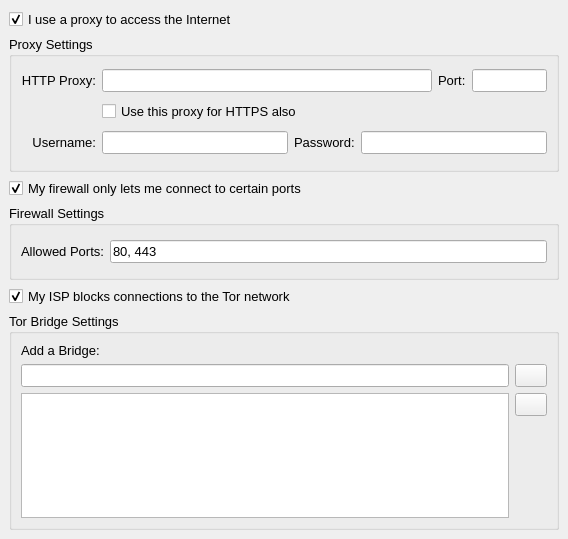
<ui version="4.0" >
 <class>NetworkPage</class>
 <widget class="QWidget" name="NetworkPage" >
  <property name="geometry" >
   <rect>
    <x>0</x>
    <y>0</y>
    <width>568</width>
    <height>539</height>
   </rect>
  </property>
  <property name="font" >
   <font>
    <pointsize>10</pointsize>
   </font>
  </property>
  <property name="contextMenuPolicy" >
   <enum>Qt::NoContextMenu</enum>
  </property>
  <layout class="QVBoxLayout" >
   <property name="margin" >
    <number>9</number>
   </property>
   <property name="spacing" >
    <number>6</number>
   </property>
   <item>
    <widget class="QCheckBox" name="chkUseProxy" >
     <property name="text" >
      <string>I use a proxy to access the Internet</string>
     </property>
     <property name="checked" >
      <bool>true</bool>
     </property>
    </widget>
   </item>
   <item>
    <widget class="QGroupBox" name="grpProxySettings" >
     <property name="sizePolicy" >
      <sizepolicy>
       <hsizetype>5</hsizetype>
       <vsizetype>1</vsizetype>
       <horstretch>0</horstretch>
       <verstretch>0</verstretch>
      </sizepolicy>
     </property>
     <property name="minimumSize" >
      <size>
       <width>0</width>
       <height>136</height>
      </size>
     </property>
     <property name="maximumSize" >
      <size>
       <width>16777215</width>
       <height>136</height>
      </size>
     </property>
     <property name="title" >
      <string>Proxy Settings</string>
     </property>
     <layout class="QGridLayout" >
      <property name="margin" >
       <number>9</number>
      </property>
      <property name="spacing" >
       <number>6</number>
      </property>
      <item row="0" column="0" >
       <widget class="QLabel" name="lblHttpProxyAddress" >
        <property name="text" >
         <string>HTTP Proxy:</string>
        </property>
        <property name="alignment" >
         <set>Qt::AlignRight|Qt::AlignTrailing|Qt::AlignVCenter</set>
        </property>
       </widget>
      </item>
      <item row="2" column="0" >
       <widget class="QLabel" name="lblHttpProxyUsername" >
        <property name="text" >
         <string>Username:</string>
        </property>
        <property name="alignment" >
         <set>Qt::AlignRight|Qt::AlignTrailing|Qt::AlignVCenter</set>
        </property>
       </widget>
      </item>
      <item row="1" column="1" colspan="3" >
       <widget class="QCheckBox" name="chkProxyUseHttps" >
        <property name="text" >
         <string>Use this proxy for HTTPS also</string>
        </property>
       </widget>
      </item>
      <item row="2" column="1" colspan="4" >
       <layout class="QHBoxLayout" >
        <property name="margin" >
         <number>0</number>
        </property>
        <property name="spacing" >
         <number>6</number>
        </property>
        <item>
         <widget class="QLineEdit" name="lineHttpProxyUsername" />
        </item>
        <item>
         <widget class="QLabel" name="lblHttpProxyPassword" >
          <property name="text" >
           <string>Password:</string>
          </property>
         </widget>
        </item>
        <item>
         <widget class="QLineEdit" name="lineHttpProxyPassword" >
          <property name="echoMode" >
           <enum>QLineEdit::Password</enum>
          </property>
         </widget>
        </item>
       </layout>
      </item>
      <item row="0" column="1" colspan="4" >
       <layout class="QHBoxLayout" >
        <property name="margin" >
         <number>0</number>
        </property>
        <property name="spacing" >
         <number>6</number>
        </property>
        <item>
         <widget class="QLineEdit" name="lineHttpProxyAddress" />
        </item>
        <item>
         <widget class="QLabel" name="lblHttpProxyPort" >
          <property name="text" >
           <string>Port:</string>
          </property>
         </widget>
        </item>
        <item>
         <widget class="QLineEdit" name="lineHttpProxyPort" >
          <property name="maximumSize" >
           <size>
            <width>75</width>
            <height>16777215</height>
           </size>
          </property>
          <property name="maxLength" >
           <number>5</number>
          </property>
         </widget>
        </item>
       </layout>
      </item>
      <item row="1" column="4" >
       <spacer>
        <property name="orientation" >
         <enum>Qt::Horizontal</enum>
        </property>
        <property name="sizeHint" >
         <size>
          <width>40</width>
          <height>20</height>
         </size>
        </property>
       </spacer>
      </item>
     </layout>
    </widget>
   </item>
   <item>
    <widget class="QCheckBox" name="chkFascistFirewall" >
     <property name="contextMenuPolicy" >
      <enum>Qt::NoContextMenu</enum>
     </property>
     <property name="toolTip" >
      <string>Check to run as a Tor network server</string>
     </property>
     <property name="text" >
      <string>My firewall only lets me connect to certain ports</string>
     </property>
     <property name="checked" >
      <bool>true</bool>
     </property>
    </widget>
   </item>
   <item>
    <widget class="QGroupBox" name="grpFirewallSettings" >
     <property name="sizePolicy" >
      <sizepolicy>
       <hsizetype>5</hsizetype>
       <vsizetype>1</vsizetype>
       <horstretch>0</horstretch>
       <verstretch>0</verstretch>
      </sizepolicy>
     </property>
     <property name="minimumSize" >
      <size>
       <width>0</width>
       <height>75</height>
      </size>
     </property>
     <property name="title" >
      <string>Firewall Settings</string>
     </property>
     <layout class="QHBoxLayout" >
      <property name="margin" >
       <number>9</number>
      </property>
      <property name="spacing" >
       <number>6</number>
      </property>
      <item>
       <widget class="QLabel" name="lblReachablePorts" >
        <property name="text" >
         <string>Allowed Ports:</string>
        </property>
       </widget>
      </item>
      <item>
       <widget class="QLineEdit" name="lineReachablePorts" >
        <property name="inputMask" >
         <string/>
        </property>
        <property name="text" >
         <string>80, 443</string>
        </property>
       </widget>
      </item>
     </layout>
    </widget>
   </item>
   <item>
    <widget class="QCheckBox" name="chkUseBridges" >
     <property name="text" >
      <string>My ISP blocks connections to the Tor network</string>
     </property>
     <property name="checked" >
      <bool>true</bool>
     </property>
    </widget>
   </item>
   <item>
    <widget class="QGroupBox" name="grpBridgeSettings" >
     <property name="sizePolicy" >
      <sizepolicy>
       <hsizetype>5</hsizetype>
       <vsizetype>5</vsizetype>
       <horstretch>0</horstretch>
       <verstretch>0</verstretch>
      </sizepolicy>
     </property>
     <property name="minimumSize" >
      <size>
       <width>0</width>
       <height>200</height>
      </size>
     </property>
     <property name="title" >
      <string>Tor Bridge Settings</string>
     </property>
     <layout class="QVBoxLayout" >
      <property name="margin" >
       <number>9</number>
      </property>
      <property name="spacing" >
       <number>6</number>
      </property>
      <item>
       <widget class="QLabel" name="lblAddBridge" >
        <property name="sizePolicy" >
         <sizepolicy>
          <hsizetype>7</hsizetype>
          <vsizetype>5</vsizetype>
          <horstretch>0</horstretch>
          <verstretch>0</verstretch>
         </sizepolicy>
        </property>
        <property name="text" >
         <string>Add a Bridge:</string>
        </property>
       </widget>
      </item>
      <item>
       <layout class="QHBoxLayout" >
        <property name="margin" >
         <number>0</number>
        </property>
        <property name="spacing" >
         <number>6</number>
        </property>
        <item>
         <layout class="QVBoxLayout" >
          <property name="margin" >
           <number>0</number>
          </property>
          <property name="spacing" >
           <number>6</number>
          </property>
          <item>
           <widget class="QLineEdit" name="lineBridge" />
          </item>
          <item>
           <widget class="QListWidget" name="listBridges" >
            <property name="selectionMode" >
             <enum>QAbstractItemView::ExtendedSelection</enum>
            </property>
           </widget>
          </item>
         </layout>
        </item>
        <item>
         <layout class="QVBoxLayout" >
          <property name="margin" >
           <number>0</number>
          </property>
          <property name="spacing" >
           <number>6</number>
          </property>
          <item>
           <widget class="QPushButton" name="btnAddBridge" >
            <property name="maximumSize" >
             <size>
              <width>32</width>
              <height>32</height>
             </size>
            </property>
            <property name="text" >
             <string/>
            </property>
            <property name="icon" >
             <iconset resource="../res/vidalia_common.qrc" >:/images/22x22/list-add.png</iconset>
            </property>
           </widget>
          </item>
          <item>
           <widget class="QPushButton" name="btnRemoveBridge" >
            <property name="maximumSize" >
             <size>
              <width>32</width>
              <height>32</height>
             </size>
            </property>
            <property name="text" >
             <string/>
            </property>
            <property name="icon" >
             <iconset resource="../res/vidalia_common.qrc" >:/images/22x22/list-remove.png</iconset>
            </property>
           </widget>
          </item>
          <item>
           <spacer>
            <property name="orientation" >
             <enum>Qt::Vertical</enum>
            </property>
            <property name="sizeHint" >
             <size>
              <width>20</width>
              <height>40</height>
             </size>
            </property>
           </spacer>
          </item>
         </layout>
        </item>
       </layout>
      </item>
     </layout>
    </widget>
   </item>
   <item>
    <spacer>
     <property name="orientation" >
      <enum>Qt::Vertical</enum>
     </property>
     <property name="sizeHint" >
      <size>
       <width>20</width>
       <height>40</height>
      </size>
     </property>
    </spacer>
   </item>
  </layout>
 </widget>
 <tabstops>
  <tabstop>chkFascistFirewall</tabstop>
 </tabstops>
 <resources>
  <include location="../res/vidalia_common.qrc" />
 </resources>
 <connections>
  <connection>
   <sender>chkFascistFirewall</sender>
   <signal>toggled(bool)</signal>
   <receiver>grpFirewallSettings</receiver>
   <slot>setVisible(bool)</slot>
   <hints>
    <hint type="sourcelabel" >
     <x>222</x>
     <y>21</y>
    </hint>
    <hint type="destinationlabel" >
     <x>222</x>
     <y>82</y>
    </hint>
   </hints>
  </connection>
  <connection>
   <sender>chkUseProxy</sender>
   <signal>toggled(bool)</signal>
   <receiver>grpProxySettings</receiver>
   <slot>setVisible(bool)</slot>
   <hints>
    <hint type="sourcelabel" >
     <x>222</x>
     <y>143</y>
    </hint>
    <hint type="destinationlabel" >
     <x>222</x>
     <y>216</y>
    </hint>
   </hints>
  </connection>
  <connection>
   <sender>chkUseBridges</sender>
   <signal>toggled(bool)</signal>
   <receiver>grpBridgeSettings</receiver>
   <slot>setVisible(bool)</slot>
   <hints>
    <hint type="sourcelabel" >
     <x>283</x>
     <y>302</y>
    </hint>
    <hint type="destinationlabel" >
     <x>283</x>
     <y>419</y>
    </hint>
   </hints>
  </connection>
 </connections>
</ui>
